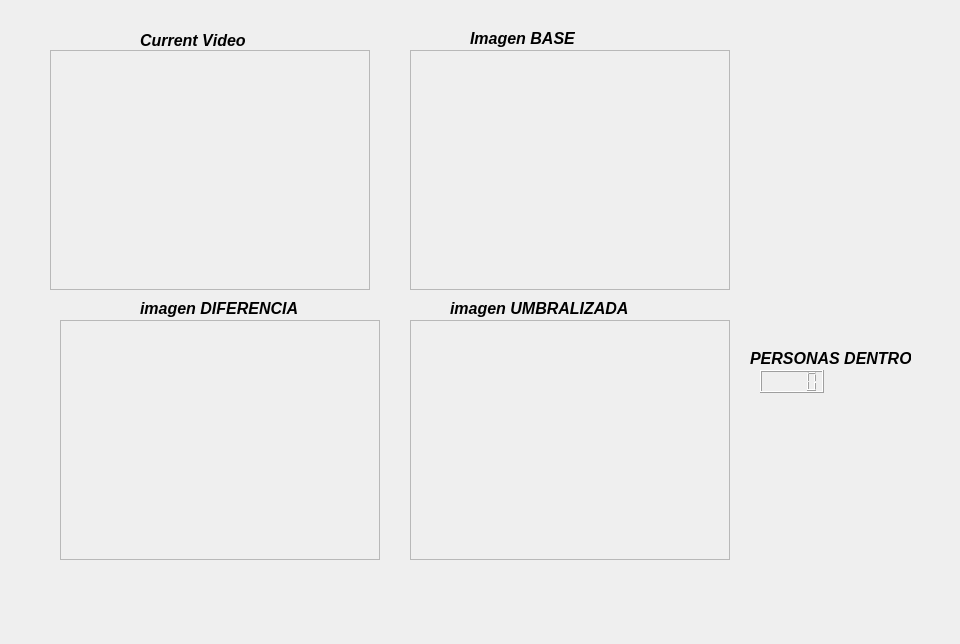
<?xml version="1.0" encoding="UTF-8"?>
<ui version="4.0">
 <class>MainWindow</class>
 <widget class="QWidget" name="MainWindow">
  <property name="enabled">
   <bool>true</bool>
  </property>
  <property name="geometry">
   <rect>
    <x>0</x>
    <y>0</y>
    <width>960</width>
    <height>644</height>
   </rect>
  </property>
  <property name="mouseTracking">
   <bool>true</bool>
  </property>
  <property name="acceptDrops">
   <bool>true</bool>
  </property>
  <property name="windowTitle">
   <string>People Counter At Classroom</string>
  </property>
  <property name="windowIcon">
   <iconset>
    <normaloff>../../../Digital_books_and_other_things/TESIS_PACO/goeiti.jpg</normaloff>../../../Digital_books_and_other_things/TESIS_PACO/goeiti.jpg</iconset>
  </property>
  <property name="windowOpacity">
   <double>1.000000000000000</double>
  </property>
  <widget class="QFrame" name="viewer_original">
   <property name="enabled">
    <bool>true</bool>
   </property>
   <property name="geometry">
    <rect>
     <x>50</x>
     <y>50</y>
     <width>320</width>
     <height>240</height>
    </rect>
   </property>
   <property name="palette">
    <palette>
     <active>
      <colorrole role="Highlight">
       <brush brushstyle="SolidPattern">
        <color alpha="255">
         <red>240</red>
         <green>29</green>
         <blue>14</blue>
        </color>
       </brush>
      </colorrole>
     </active>
     <inactive>
      <colorrole role="Highlight">
       <brush brushstyle="SolidPattern">
        <color alpha="255">
         <red>240</red>
         <green>29</green>
         <blue>14</blue>
        </color>
       </brush>
      </colorrole>
     </inactive>
     <disabled>
      <colorrole role="Highlight">
       <brush brushstyle="SolidPattern">
        <color alpha="255">
         <red>240</red>
         <green>240</green>
         <blue>240</blue>
        </color>
       </brush>
      </colorrole>
     </disabled>
    </palette>
   </property>
   <property name="frameShape">
    <enum>QFrame::StyledPanel</enum>
   </property>
   <property name="frameShadow">
    <enum>QFrame::Raised</enum>
   </property>
   <property name="lineWidth">
    <number>2</number>
   </property>
  </widget>
  <widget class="QLabel" name="Tittle">
   <property name="enabled">
    <bool>true</bool>
   </property>
   <property name="geometry">
    <rect>
     <x>140</x>
     <y>30</y>
     <width>131</width>
     <height>20</height>
    </rect>
   </property>
   <property name="font">
    <font>
     <pointsize>12</pointsize>
     <weight>75</weight>
     <italic>true</italic>
     <bold>true</bold>
     <kerning>false</kerning>
    </font>
   </property>
   <property name="cursor">
    <cursorShape>PointingHandCursor</cursorShape>
   </property>
   <property name="text">
    <string>Current Video</string>
   </property>
  </widget>
  <widget class="QFrame" name="viewer_base">
   <property name="enabled">
    <bool>true</bool>
   </property>
   <property name="geometry">
    <rect>
     <x>410</x>
     <y>50</y>
     <width>320</width>
     <height>240</height>
    </rect>
   </property>
   <property name="palette">
    <palette>
     <active>
      <colorrole role="Highlight">
       <brush brushstyle="SolidPattern">
        <color alpha="255">
         <red>240</red>
         <green>29</green>
         <blue>14</blue>
        </color>
       </brush>
      </colorrole>
     </active>
     <inactive>
      <colorrole role="Highlight">
       <brush brushstyle="SolidPattern">
        <color alpha="255">
         <red>240</red>
         <green>29</green>
         <blue>14</blue>
        </color>
       </brush>
      </colorrole>
     </inactive>
     <disabled>
      <colorrole role="Highlight">
       <brush brushstyle="SolidPattern">
        <color alpha="255">
         <red>240</red>
         <green>240</green>
         <blue>240</blue>
        </color>
       </brush>
      </colorrole>
     </disabled>
    </palette>
   </property>
   <property name="frameShape">
    <enum>QFrame::StyledPanel</enum>
   </property>
   <property name="frameShadow">
    <enum>QFrame::Raised</enum>
   </property>
   <property name="lineWidth">
    <number>2</number>
   </property>
  </widget>
  <widget class="QFrame" name="viewer_diferencia">
   <property name="enabled">
    <bool>true</bool>
   </property>
   <property name="geometry">
    <rect>
     <x>60</x>
     <y>320</y>
     <width>320</width>
     <height>240</height>
    </rect>
   </property>
   <property name="palette">
    <palette>
     <active>
      <colorrole role="Highlight">
       <brush brushstyle="SolidPattern">
        <color alpha="255">
         <red>240</red>
         <green>29</green>
         <blue>14</blue>
        </color>
       </brush>
      </colorrole>
     </active>
     <inactive>
      <colorrole role="Highlight">
       <brush brushstyle="SolidPattern">
        <color alpha="255">
         <red>240</red>
         <green>29</green>
         <blue>14</blue>
        </color>
       </brush>
      </colorrole>
     </inactive>
     <disabled>
      <colorrole role="Highlight">
       <brush brushstyle="SolidPattern">
        <color alpha="255">
         <red>240</red>
         <green>240</green>
         <blue>240</blue>
        </color>
       </brush>
      </colorrole>
     </disabled>
    </palette>
   </property>
   <property name="frameShape">
    <enum>QFrame::StyledPanel</enum>
   </property>
   <property name="frameShadow">
    <enum>QFrame::Raised</enum>
   </property>
   <property name="lineWidth">
    <number>2</number>
   </property>
  </widget>
  <widget class="QLabel" name="label">
   <property name="geometry">
    <rect>
     <x>140</x>
     <y>300</y>
     <width>181</width>
     <height>17</height>
    </rect>
   </property>
   <property name="font">
    <font>
     <pointsize>12</pointsize>
     <weight>75</weight>
     <italic>true</italic>
     <bold>true</bold>
    </font>
   </property>
   <property name="text">
    <string>imagen DIFERENCIA</string>
   </property>
  </widget>
  <widget class="QLCDNumber" name="cont">
   <property name="geometry">
    <rect>
     <x>760</x>
     <y>370</y>
     <width>64</width>
     <height>23</height>
    </rect>
   </property>
  </widget>
  <widget class="QFrame" name="viewer_diferenciaumb">
   <property name="enabled">
    <bool>true</bool>
   </property>
   <property name="geometry">
    <rect>
     <x>410</x>
     <y>320</y>
     <width>320</width>
     <height>240</height>
    </rect>
   </property>
   <property name="palette">
    <palette>
     <active>
      <colorrole role="Highlight">
       <brush brushstyle="SolidPattern">
        <color alpha="255">
         <red>240</red>
         <green>29</green>
         <blue>14</blue>
        </color>
       </brush>
      </colorrole>
     </active>
     <inactive>
      <colorrole role="Highlight">
       <brush brushstyle="SolidPattern">
        <color alpha="255">
         <red>240</red>
         <green>29</green>
         <blue>14</blue>
        </color>
       </brush>
      </colorrole>
     </inactive>
     <disabled>
      <colorrole role="Highlight">
       <brush brushstyle="SolidPattern">
        <color alpha="255">
         <red>240</red>
         <green>240</green>
         <blue>240</blue>
        </color>
       </brush>
      </colorrole>
     </disabled>
    </palette>
   </property>
   <property name="frameShape">
    <enum>QFrame::StyledPanel</enum>
   </property>
   <property name="frameShadow">
    <enum>QFrame::Raised</enum>
   </property>
   <property name="lineWidth">
    <number>2</number>
   </property>
  </widget>
  <widget class="QLabel" name="label_2">
   <property name="geometry">
    <rect>
     <x>470</x>
     <y>30</y>
     <width>131</width>
     <height>17</height>
    </rect>
   </property>
   <property name="font">
    <font>
     <pointsize>12</pointsize>
     <weight>75</weight>
     <italic>true</italic>
     <bold>true</bold>
    </font>
   </property>
   <property name="text">
    <string>Imagen BASE</string>
   </property>
  </widget>
  <widget class="QLabel" name="label_3">
   <property name="geometry">
    <rect>
     <x>450</x>
     <y>300</y>
     <width>211</width>
     <height>17</height>
    </rect>
   </property>
   <property name="font">
    <font>
     <pointsize>12</pointsize>
     <weight>75</weight>
     <italic>true</italic>
     <bold>true</bold>
    </font>
   </property>
   <property name="text">
    <string>imagen UMBRALIZADA</string>
   </property>
  </widget>
  <widget class="QLabel" name="label_4">
   <property name="geometry">
    <rect>
     <x>750</x>
     <y>350</y>
     <width>161</width>
     <height>17</height>
    </rect>
   </property>
   <property name="font">
    <font>
     <pointsize>12</pointsize>
     <weight>75</weight>
     <italic>true</italic>
     <bold>true</bold>
    </font>
   </property>
   <property name="text">
    <string>PERSONAS DENTRO</string>
   </property>
  </widget>
 </widget>
 <resources/>
 <connections/>
</ui>
